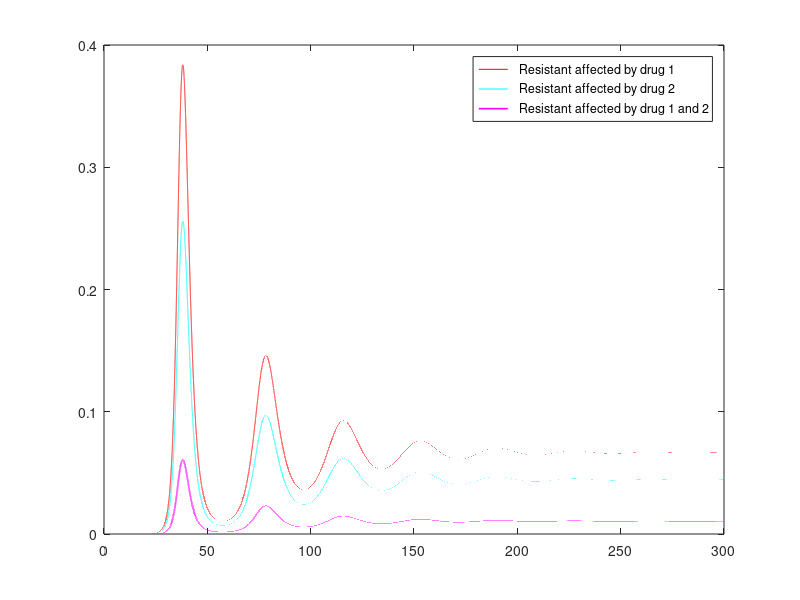

The MATLAB source for this figure:
% WIth timed drug
% clc
% clear

tn = 12*25; % hours
t0 = 0;  % initial time
h  = 0.001; 

t = t0:h:tn;

nt = length(t);

T    = zeros(nt,1);
IS   = zeros(nt,1);
IR1  = zeros(nt,1);
IR2  = zeros(nt,1);
IR12 = zeros(nt,1);

% Initial conditions
T(1)  = 4;
IS(1) = 3;
IR1(1) = 0;
IR2(1) = 0;
IR12(1) = 0;

% Parameters
lambda = 5/24;
delta = 0.5/24;
b = 0.25;
bs = 0.25;
br1 = 0.24;
br2 = 0.24;
br12 = 0.24;
mu = 10^(-5);
mu1 = (1/2)*mu;
mu2 = (1/3)*mu;
mu12 = (1/6)*mu;
a = 1;
%epsilon=0.9;

time = 4;

% x(1) = target cells (T)
% x(2) = infected sensitive (Is)

    epsilon1 = 0.8;%*i;
    epsilon2 = 0.8;%*j;

    conc1 = 1.0;
    conc2 = 1.0;
    
%j = time/h;
%j = j/h;
k=0;
l=0;
    
for i = 1:nt-1
    
    
    %elseif( mod((i/h),time) == 0 )
    %elseif( time * round(double( (i/h) )/time) == (i/h) )
    
    %elseif( mod(i,j) == 0) % & fix((i/h)/time) > time )
    %if( i == j )
    if( mod(i,time/h) == 0 )
    %j = 2*j;
    k = k+1;
    
    conc1 = 2.5*10^(2);
    conc2 = 2.5*10^(2);
        
    T(i+1)  = T(i) + ...
        h*(lambda - delta*T(i) - ( conc1*(1-epsilon1)*conc2*(1-epsilon2)*bs*IS(i) + br1*IR1(i) + br2*IR2(i) + br12*IR12(i))*T(i) );
    IS(i+1) = IS(i) + ...
        h*( conc1*(1-epsilon1)*conc1*(1-epsilon2)*(1-mu)*bs*IS(i)*T(i) - a*IS(i) );
    IR1(i+1) = IR1(i) + ...
        h*( br1*T(i)*IR1(i) - a*IR1(i) + conc1*(1-epsilon1)*mu1*br1*IS(i)*T(i) );
    IR2(i+1) = IR2(i) + ...
        h*( br1*T(i)*IR2(i) - a*IR2(i) + conc2*(1-epsilon2)*mu2*br2*IS(i)*T(i) );
    IR12(i+1) = IR12(i) + ...
        h*( br1*T(i)*IR12(i) - a*IR12(i) + conc1*(1-epsilon1)*conc2*(1-epsilon2)*mu12*br12*IS(i)*T(i) );
    
    conc1 = 1.0;
    conc2 = 1.0;
    
    else
        
    l=l+1;

    conc1 = 1.0;
    conc2 = 1.0;
        
    T(i+1)  = T(i) + ...
        h*(lambda - delta*T(i) - ( conc1*(1-epsilon1)*conc2*(1-epsilon2)*bs*IS(i) + br1*IR1(i) + br2*IR2(i) + br12*IR12(i))*T(i) );
    IS(i+1) = IS(i) + ...
        h*( conc1*(1-epsilon1)*conc1*(1-epsilon2)*(1-mu)*bs*IS(i)*T(i) - a*IS(i) );
    IR1(i+1) = IR1(i) + ...
        h*( br1*T(i)*IR1(i) - a*IR1(i) + conc1*(1-epsilon1)*mu1*br1*IS(i)*T(i) );
    IR2(i+1) = IR2(i) + ...
        h*( br1*T(i)*IR2(i) - a*IR2(i) + conc2*(1-epsilon2)*mu2*br2*IS(i)*T(i) );
    IR12(i+1) = IR12(i) + ...
        h*( br1*T(i)*IR12(i) - a*IR12(i) + conc1*(1-epsilon1)*conc2*(1-epsilon2)*mu12*br12*IS(i)*T(i) );

             
%     T(i+1)  = T(i) + ...
%         h*(lambda - delta*T(i) - ( (1-epsilon1)*(1-epsilon2)*bs*IS(i) + br1*IR1(i) + br2*IR2(i) + br12*IR12(i))*T(i) );
%     IS(i+1) = IS(i) + ...
%         h*( (1-epsilon1)*(1-epsilon2)*(1-mu)*bs*IS(i)*T(i) - a*IS(i) );
%     IR1(i+1) = IR1(i) + ...
%         h*( br1*T(i)*IR1(i) - a*IR1(i) + (1-epsilon1)*mu1*br1*IS(i)*T(i) );
%     IR2(i+1) = IR2(i) + ...
%         h*( br1*T(i)*IR2(i) - a*IR2(i) + (1-epsilon2)*mu2*br2*IS(i)*T(i) );
%     IR12(i+1) = IR12(i) + ...
%         h*( br1*T(i)*IR12(i) - a*IR12(i) + (1-epsilon1)*(1-epsilon2)*mu12*br12*IS(i)*T(i) );
%     
    end

 end

    %subplot(10, 10, i);
    %caption1 = sprintf('E1 = %2g', epsilon1);
    %caption2 = sprintf(' E2 = %2g', epsilon2);
    %plot(t,xa(:,1), 'k', t, xa(:,2), 'g', t, xa(:,3), 'r', 'LineWidth', 1.2)
    %title([caption1 caption2])
    
%     plot(t,T, 'b',...
%         t,IS, 'g',...

   plot(t,IR1, 'r',...
        t,IR2, 'c',...
        t,IR12, 'm',...
        'LineWidth', 1.2)
   legend('  Resistant affected by drug 1',...
          '  Resistant affected by drug 2',...
          '  Resistant affected by drug 1 and 2')
   legend('Location', 'NorthEast')
%    %
   %tn/time
   k
   l
   %hold on

%    plot(t,T, ...
%           t,IS, 'LineWidth', 2)
%    legend('  Target',...
%           '  Sensitive')
%    legend('Location', 'NorthEast')

      
%     plot(t, IR1)
%     hold on
%     plot(t, IR2)
%     hold on
%     plot(t, IR12)
